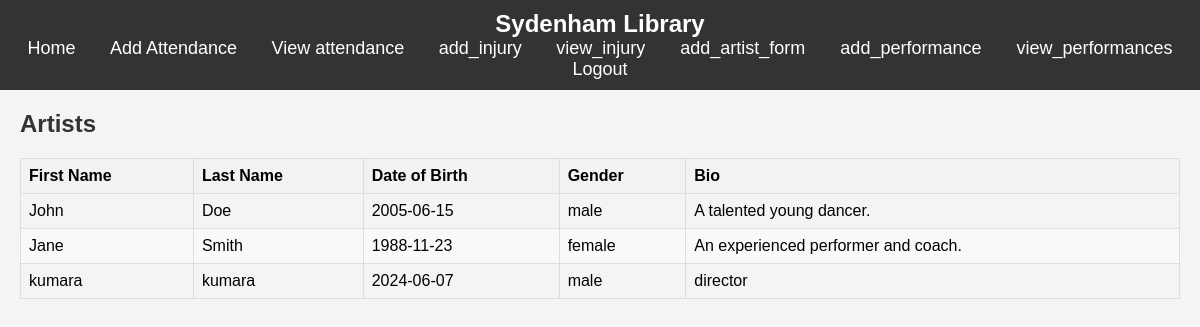
Page /pages/home.php (signed in) on the committed database.
### tables this page shows
CREATE TABLE `artists` (
  `id` int(11) NOT NULL,
  `first_name` varchar(50) NOT NULL,
  `last_name` varchar(50) NOT NULL,
  `date_of_birth` date NOT NULL,
  `gender` enum('male','female','other') NOT NULL,
  `bio` text DEFAULT NULL,
  `created_at` timestamp NOT NULL DEFAULT current_timestamp()
);

### pages/home.php (the view, shortened to what this page needs)
<?php
require_once '../includes/db.php';
$stmt = $pdo->query("SELECT * FROM artists");
$artists = $stmt->fetchAll(PDO::FETCH_ASSOC);
?>
<!DOCTYPE html>
<html>
<head>
</head>
<body>
<?php include '../templates/header.php'; ?>
    <div class="content">
        <h2>Artists</h2>
        <table>
            <thead>
                <tr>
                    <th>First Name</th>
                    <th>Last Name</th>
                    <th>Date of Birth</th>
                    <th>Gender</th>
                    <th>Bio</th>
                </tr>
            </thead>
            <tbody>
                <?php foreach ($artists as $artist): ?>
                    <tr>
                        <td><?= htmlspecialchars($artist['first_name']) ?></td>
                        <td><?= htmlspecialchars($artist['last_name']) ?></td>
                        <td><?= htmlspecialchars($artist['date_of_birth']) ?></td>
                        <td><?= htmlspecialchars($artist['gender']) ?></td>
                        <td><?= htmlspecialchars($artist['bio']) ?></td>
                    </tr>
                <?php endforeach; ?>
            </tbody>
        </table>
    </div>
</body>
</html>

### pages/home.php (style rules this page uses)
body { font-family: Arial, sans-serif; margin: 0; padding: 0; background-color: #f4f4f4; }
.content { padding: 20px; }
h2 { color: #333; margin-top: 0; }
table { width: 100%; border-collapse: collapse; margin-top: 20px; }
table, th, td { border: 1px solid #ddd; }
th, td { padding: 8px; text-align: left; }
th { background-color: #f2f2f2; }
tr:nth-child(even) { background-color: #f9f9f9; }

### templates/header.php (style rules this page uses)
body { font-family: Arial, sans-serif; margin: 0; padding: 0; }

### rows in the picture
artists: first_name "John", last_name "Doe", date_of_birth "2005-06-15", gender "male", bio "A talented young dancer."
artists: first_name "Jane", last_name "Smith", date_of_birth "1988-11-23", gender "female", bio "An experienced performer and coach."
artists: first_name "kumara", last_name "kumara", date_of_birth "2024-06-07", gender "male", bio "director"
